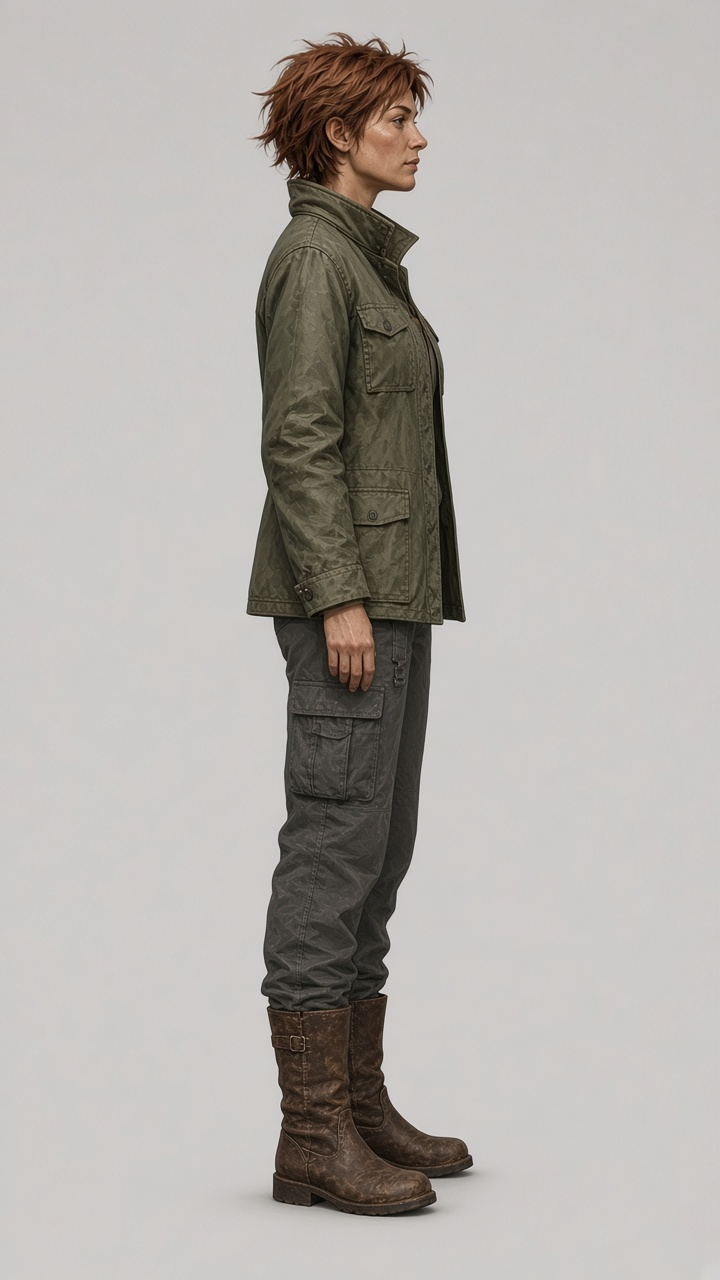
#> input picture prototypes/lifelike/src/rig_side.jpg, 720 x 1280 px, found by its file name
$ python cut_body.py
#> lines starting #> are read from the running program, lines starting #| are printed output that depends on the picture; after the words box and inside, x2 and y2 are one past the last pixel; in counts of white or black regions, pixels touching at a corner belong together
"""Cut the AI side-view (src/rig_side.jpg) into rig parts, fill what each cut hides,
pack an atlas. Outputs prototype/body-atlas.webp + prototype/body-rig.json and
work/cut_*.png debug views. All coordinates below are source pixels (720x1280)."""
import json
import numpy as np
import cv2
from PIL import Image, ImageDraw
from scipy import ndimage

SRC = 'src/rig_side.jpg'
S = 0.5  # atlas scale
rgb = np.array(Image.open(SRC).convert('RGB')).astype(np.float32)
H, W = rgb.shape[:2]
#> H = 1280; W = 720


def fg_mask(a):
    bg = np.median(np.concatenate([a[:20].reshape(-1, 3), a[-20:].reshape(-1, 3), a[:, :20].reshape(-1, 3)]), 0)
#> bg = [204, 202, 200]
    d = np.sqrt(((a - bg) ** 2).sum(-1))
    m = d > 16
#> m: shape (1280, 720) bool; 20% white; 221 white regions (203 under 20 px), largest, box (x1, y1, x2, y2) and area: (237, 32, 491, 1225) 182204, (643, 10, 687, 40) 597, (614, 31, 641, 50) 114
    m = ndimage.binary_opening(m, iterations=2)
#> m: shape (1280, 720) bool; 19.7% white; 7 white regions (4 under 20 px), largest, box (x1, y1, x2, y2) and area: (237, 32, 491, 1225) 181422, (645, 16, 678, 38) 462, (707, 0, 720, 8) 57
    lab, n = ndimage.label(m)
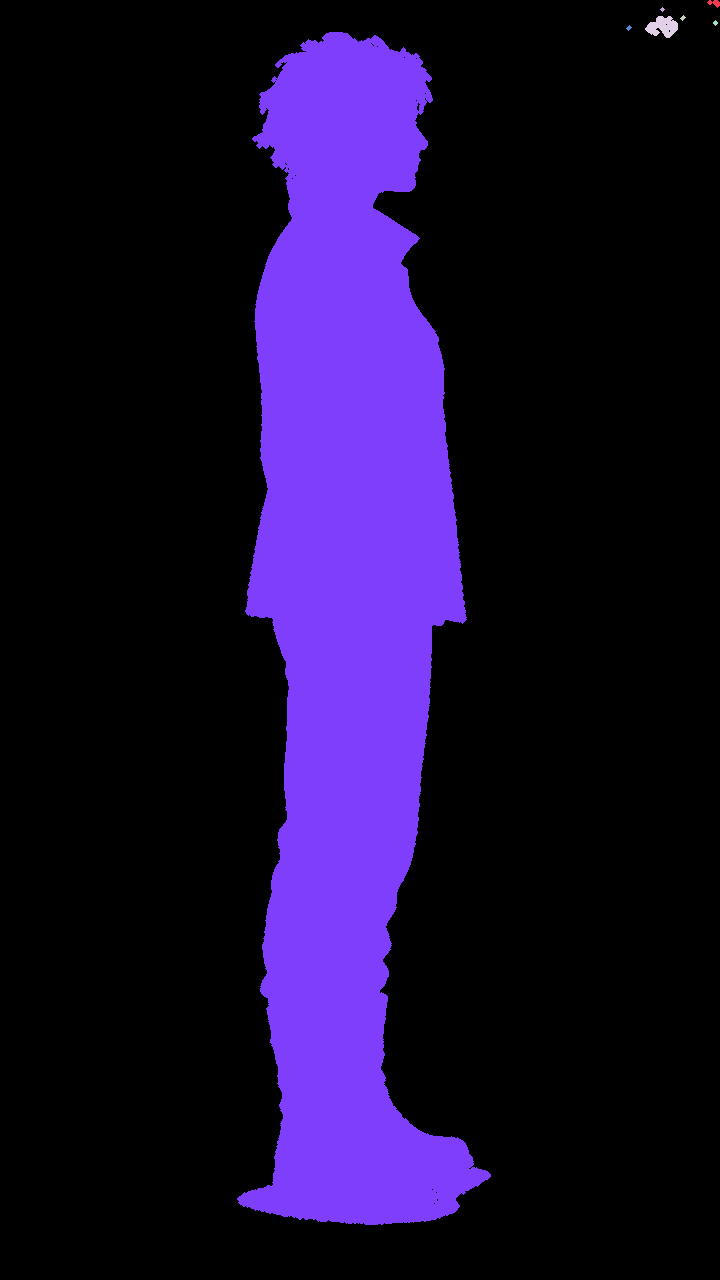
#> lab: shape (1280, 720) int32; 8 distinct labels, from 0 to 7; one colour per label, 0 black
#> n = 7
    sizes = ndimage.sum(m, lab, range(1, n + 1))
#> sizes = [57, 13, 18, 462, 18, 18, 181422]
    m = lab == (1 + int(np.argmax(sizes)))
#> m: shape (1280, 720) bool; 19.7% white; 1 white region, box (x1, y1, x2, y2) and area: (237, 32, 491, 1225) 181422
    m = ndimage.binary_fill_holes(m)
#> m: shape (1280, 720) bool; 19.7% white; 1 white region, box (x1, y1, x2, y2) and area: (237, 32, 491, 1225) 181465
    soft = np.clip((d - 10) / 14, 0, 1) * ndimage.binary_dilation(m, iterations=2)
    return m, soft


FG, SOFT = fg_mask(rgb)


def poly(pts):
    im = Image.new('L', (W, H), 0)
#> im: PIL image 720x1280 L; every value is 0
    ImageDraw.Draw(im).polygon([tuple(p) for p in pts], fill=255)
#> im: PIL image 720x1280 L; 11.3% white; 1 white region, box (x1, y1, x2, y2) and area: (230, 193, 481, 633) 104144
    return np.array(im) > 0


def patch(img, hole, dx=0, dy=0):
    """copy a shifted block of the same image into the hole (keeps cloth texture)"""
    out = img.copy()
    ys, xs = np.nonzero(hole)
    sy = np.clip(ys + dy, 0, H - 1)
    sx = np.clip(xs + dx, 0, W - 1)
    out[ys, xs] = img[sy, sx]
    return out


def row_fill(img, hole, margin=4):
    """per row: copy the pixels just right of the hole into it (hole width + margin)"""
    out = img.copy()
    for y in np.nonzero(hole.any(1))[0]:
        xs = np.nonzero(hole[y])[0]
        L = xs.max() - xs.min() + margin
        out[y, xs] = img[y, np.clip(xs + L, 0, W - 1)]
    return out


def heal(img, hole, r=5):
    """cv2 Telea inpaint over a thin band on the hole border to hide the patch seam"""
    band = ndimage.binary_dilation(hole, iterations=2) & ~ndimage.binary_erosion(hole, iterations=2)
    u8 = np.clip(img, 0, 255).astype(np.uint8)
    return cv2.inpaint(u8, band.astype(np.uint8) * 255, r, cv2.INPAINT_TELEA).astype(np.float32)


P = {
    'torso': dict(pivot=(345, 640), poly=[(230, 213), (290, 213), (290, 193), (380, 193), (385, 222), (480, 222), (480, 600), (470, 632), (240, 632)]),
    'head': dict(pivot=(340, 212), poly=[(120, 0), (600, 0), (600, 240), (385, 240), (380, 193), (290, 193), (290, 213), (120, 213)]),
    'armU': dict(pivot=(292, 262), poly=[(240, 226), (330, 232), (344, 448), (248, 452)]),
    'armL': dict(pivot=(294, 440), poly=[(246, 424), (344, 420), (350, 520), (352, 596), (380, 606), (384, 660), (370, 698), (340, 702), (320, 684), (316, 614), (250, 614), (246, 520)]),
    'thighN': dict(pivot=(318, 645), poly=[(248, 600), (385, 600), (382, 880), (262, 892)]),
    'shinN': dict(pivot=(318, 880), poly=[(255, 860), (382, 860), (376, 1000), (380, 1135), (266, 1135), (262, 1000)]),
    'footN': dict(pivot=(322, 1140), poly=[(262, 1118), (380, 1118), (405, 1140), (452, 1166), (454, 1216), (262, 1216)]),
    'thighF': dict(pivot=(395, 645), poly=[(345, 600), (442, 600), (432, 880), (352, 880)]),
    'shinF': dict(pivot=(378, 880), poly=[(335, 860), (422, 860), (408, 1000), (408, 1110), (350, 1110), (340, 1000)]),
    'footF': dict(pivot=(380, 1118), poly=[(345, 1092), (410, 1092), (445, 1128), (488, 1150), (488, 1184), (345, 1184)]),
}
M = {k: poly(v['poly']) for k, v in P.items()}
#> in poly (call 2), `ImageDraw.Draw(im).polygon([tuple(p) for p in pts], fill=255)`: im: PIL image 720x1280 L; 11.6% white; 1 white region, box (x1, y1, x2, y2) and area: (120, 0, 601, 241) 107001
#> in poly (call 3), `ImageDraw.Draw(im).polygon([tuple(p) for p in pts], fill=255)`: im: PIL image 720x1280 L; 2.3% white; 1 white region, box (x1, y1, x2, y2) and area: (240, 226, 345, 453) 20768
#> in poly (call 4), `ImageDraw.Draw(im).polygon([tuple(p) for p in pts], fill=255)`: im: PIL image 720x1280 L; 2.8% white; 1 white region, box (x1, y1, x2, y2) and area: (246, 420, 385, 703) 25414
#> in poly (call 5), `ImageDraw.Draw(im).polygon([tuple(p) for p in pts], fill=255)`: im: PIL image 720x1280 L; 4% white; 1 white region, box (x1, y1, x2, y2) and area: (248, 600, 386, 893) 37144
#> in poly (call 6), `ImageDraw.Draw(im).polygon([tuple(p) for p in pts], fill=255)`: im: PIL image 720x1280 L; 3.5% white; 1 white region, box (x1, y1, x2, y2) and area: (255, 860, 383, 1136) 32652
#> in poly (call 7), `ImageDraw.Draw(im).polygon([tuple(p) for p in pts], fill=255)`: im: PIL image 720x1280 L; 1.8% white; 1 white region, box (x1, y1, x2, y2) and area: (262, 1118, 455, 1217) 17003
#> in poly (call 8), `ImageDraw.Draw(im).polygon([tuple(p) for p in pts], fill=255)`: im: PIL image 720x1280 L; 2.7% white; 1 white region, box (x1, y1, x2, y2) and area: (345, 600, 443, 881) 25141
#> in poly (call 9), `ImageDraw.Draw(im).polygon([tuple(p) for p in pts], fill=255)`: im: PIL image 720x1280 L; 2% white; 1 white region, box (x1, y1, x2, y2) and area: (335, 860, 423, 1111) 18094
#> in poly (call 10), `ImageDraw.Draw(im).polygon([tuple(p) for p in pts], fill=255)`: im: PIL image 720x1280 L; 1.2% white; 1 white region, box (x1, y1, x2, y2) and area: (345, 1092, 489, 1185) 10701
#> M = 10 items
M['head'] &= ~M['torso']
arm = M['armU'] | M['armL']
#> arm: shape (1280, 720) bool; 4.7% white; 1 white region, box (x1, y1, x2, y2) and area: (240, 226, 385, 703) 43470

tex = {}
alpha = {}
# torso: arm hides most of the jacket's back half -> copy the cloth just right of the arm,
# row by row; where that source is background (collar, hem) fall back to Telea inpaint
hole = arm & M['torso'] & (np.arange(H)[:, None] > 236) & (np.arange(H)[:, None] < 634)
#> hole: shape (1280, 720) bool; 4.2% white; 1 white region, box (x1, y1, x2, y2) and area: (240, 237, 383, 633) 38781
t = row_fill(rgb, hole, margin=4)
#> the loop in row_fill, `for y in np.nonzero(hole.any(1))[0]:` made 396 passes
#> L on passes 1 to 3: 94, 94, 94
#> after the loop in row_fill, `for y in np.nonzero(hole.any(1))[0]:`:
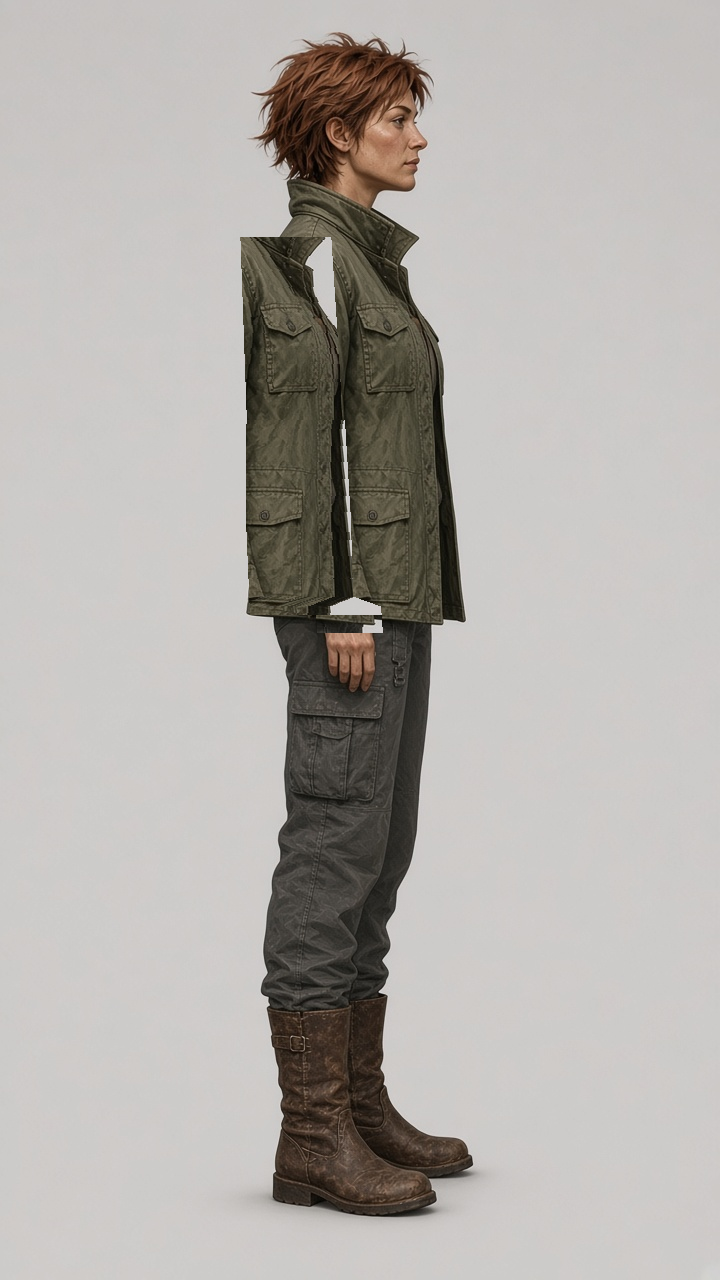
#> out: shape (1280, 720, 3) float32; mean R, G, B 179.4, 174.5, 170.4
srcok = row_fill(np.dstack([FG.astype(np.float32)] * 3), hole, margin=4)[..., 0] > 0.5
#> call 2 of row_fill, with margin = 4
#> the loop in row_fill (call 2), `for y in np.nonzero(hole.any(1))[0]:` made 396 passes
#> after the loop in row_fill (call 2), `for y in np.nonzero(hole.any(1))[0]:`:
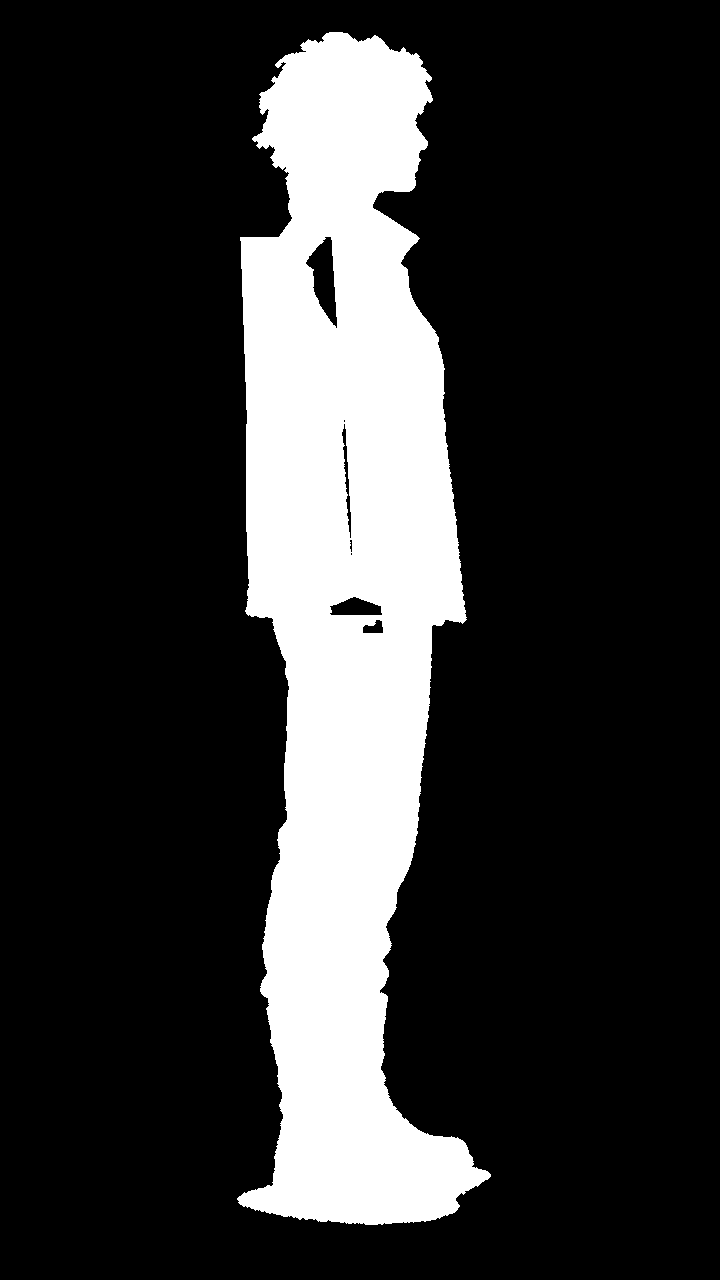
#> out: shape (1280, 720, 3) float32; values 0 (black) and 1 (white), 20% white; 1 white region, box (x1, y1, x2, y2) and area: (237, 32, 491, 1225) 184093
bad = hole & ~srcok
#> bad: shape (1280, 720) bool; 0.29% white; 7 white regions (3 under 20 px), largest, box (x1, y1, x2, y2) and area: (306, 237, 337, 328) 1474, (330, 597, 382, 615) 663, (342, 424, 351, 538) 310, (363, 620, 383, 633) 179
t = cv2.inpaint(np.clip(t, 0, 255).astype(np.uint8), bad.astype(np.uint8) * 255, 7, cv2.INPAINT_TELEA).astype(np.float32)
t = heal(t, hole)
#> in heal, `band = ndimage.binary_dilation(hole, iterations=2) & ~ndimage.binary_e..`: band: shape (1280, 720) bool; 0.45% white; 1 white region, box (x1, y1, x2, y2) and area: (238, 235, 385, 635) 4116
tex['torso'] = t
alpha['torso'] = M['torso'] * SOFT
# head: neck extension under the collar -> copy neck skin downward
t = rgb.copy()
neck = poly([(318, 186), (362, 180), (366, 240), (318, 240)]) & (np.arange(H)[:, None] > 192)
#> in poly (call 11), `ImageDraw.Draw(im).polygon([tuple(p) for p in pts], fill=255)`: im: PIL image 720x1280 L; 0.29% white; 1 white region, box (x1, y1, x2, y2) and area: (318, 180, 367, 241) 2713
#> neck: shape (1280, 720) bool; 0.25% white; 1 white region, box (x1, y1, x2, y2) and area: (318, 193, 367, 241) 2277
neck &= np.roll(FG, 26, 0)
t = patch(t, neck, dy=-26)
#> in patch, `ys, xs = np.nonzero(hole)`: ys = 2277 values from 193 to 240; xs = 2277 values, max 366 at index 1933, min 318 at index 0, mean 341.2
#> in patch, `sy = np.clip(ys + dy, 0, H - 1)`: sy = 2277 values from 167 to 214
#> in patch, `sx = np.clip(xs + dx, 0, W - 1)`: sx has the same summary as xs
#> in patch, `out[ys, xs] = img[sy, sx]`: out: shape (1280, 720, 3) float32; mean R, G, B 180.3, 175.3, 171.3
t = heal(t, neck, 3)
#> call 2 of heal, with r = 3
#> in heal (call 2), `band = ndimage.binary_dilation(hole, iterations=2) & ~ndimage.binary_e..`:
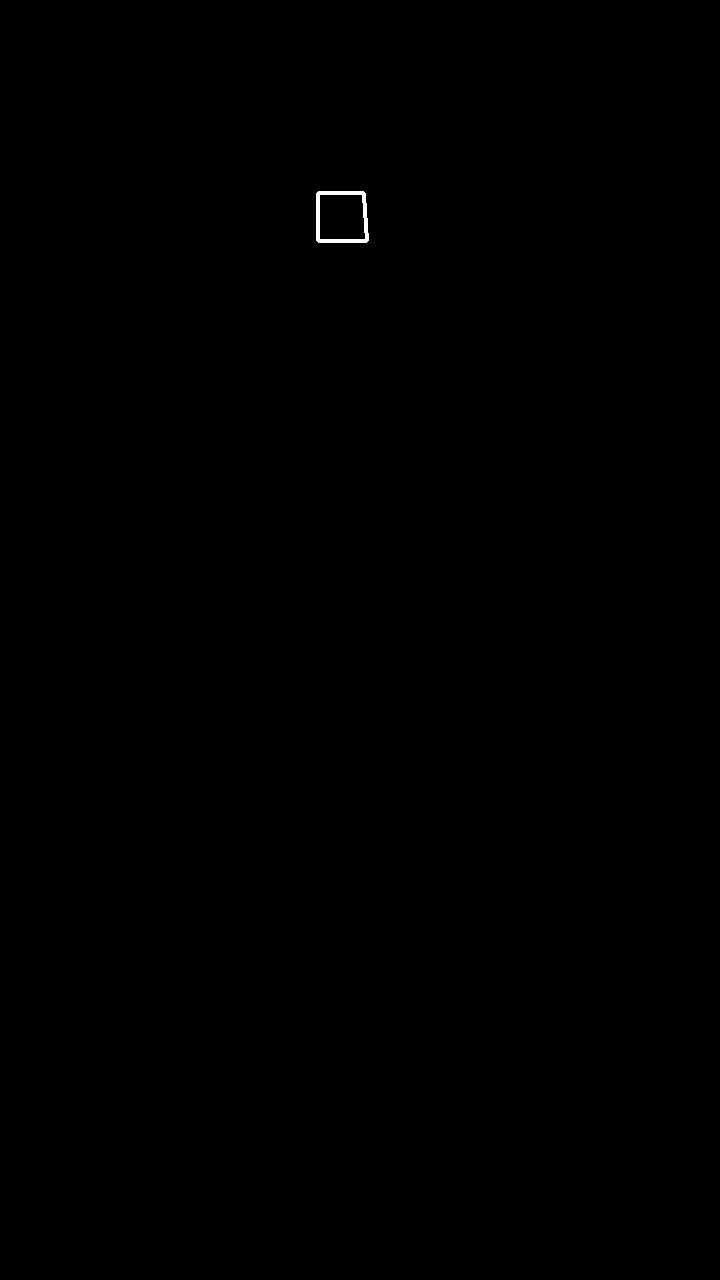
#> band: shape (1280, 720) bool; 0.08% white; 1 white region, box (x1, y1, x2, y2) and area: (316, 191, 369, 243) 752
tex['head'] = t
alpha['head'] = np.clip((M['head'] * SOFT) + neck, 0, 1)
for k in ('armU', 'armL'):
    tex[k] = rgb
    alpha[k] = M[k].astype(np.float32) * SOFT
#> after the loop, alpha = 4 items; tex = 4 items
# thighs: hand + jacket hem sit over the trousers -> fill hem rows from below, hand from the side
for k in ('thighN', 'thighF'):
    hem = M[k] & (np.arange(H)[:, None] < 636)
    h2 = M[k] & ndimage.binary_dilation(M['armL'] & (np.arange(H)[:, None] > 600), iterations=3)
    hh = hem | h2
    t = patch(rgb, hh, dy=112)
    t = heal(t, hh)
    sa = SOFT.copy()
    ys, xs = np.nonzero(hh)
    sa[ys, xs] = SOFT[np.clip(ys + 112, 0, H - 1), xs]
    tex[k] = t
    alpha[k] = M[k] * sa
#> after the loop, alpha = 6 items; tex = 6 items
for k in ('shinN', 'footN', 'shinF', 'footF'):
    tex[k] = rgb
    alpha[k] = M[k].astype(np.float32) * SOFT
#> after the loop, alpha = 10 items; tex = 10 items

# the hand sits over the trousers in the source: keep only skin below the cuff
R_, G_, B_ = rgb[..., 0], rgb[..., 1], rgb[..., 2]
skin = (R_ > G_ + 12) & (R_ > 85) & (R_ > B_ + 18)
skin = ndimage.binary_closing(ndimage.binary_opening(skin, iterations=1), iterations=2)
skin = ndimage.gaussian_filter(skin.astype(np.float32), 0.8)
below = np.arange(H)[:, None] > 606
alpha['armL'] = np.where(below, alpha['armL'] * np.clip(skin * 1.4, 0, 1), alpha['armL'])

# drop the baked floor shadow under the boots (light, desaturated pixels near the ground)
gray = rgb.mean(-1)
sat = rgb.max(-1) - rgb.min(-1)
shadow = (gray > 110) & (sat < 28) & (np.arange(H)[:, None] > 1160)
for k in ('footN', 'footF', 'shinN', 'shinF'):
    alpha[k] = alpha[k] * ~shadow

# whole-limb textures for the skinned-mesh approach (union, same fills)
union = {
    'legN': ['thighN', 'shinN', 'footN'],
    'legF': ['thighF', 'shinF', 'footF'],
    'arm': ['armU', 'armL'],
}
for name, ks in union.items():
    a = np.zeros((H, W), np.float32)
    t = rgb.copy()
    for k in ks:
        sel = alpha[k] > a
        t[sel] = tex[k][sel]
        a = np.maximum(a, alpha[k])
    tex[name], alpha[name] = t, a
#> after the loop, alpha = 13 items; tex = 13 items

order = ['torso', 'head', 'armU', 'armL', 'thighN', 'shinN', 'footN', 'thighF', 'shinF', 'footF', 'legN', 'legF', 'arm']
BG = np.median(np.concatenate([rgb[:20].reshape(-1, 3), rgb[:, :20].reshape(-1, 3)]), 0)
#> BG = [202, 200, 198]


def unmatte(t, a):
    # remove the grey studio background from soft edges, then choke alpha a little (no halo on dark bg)
    aa = np.maximum(a, 0.35)[..., None]
    c = (t - (1 - aa) * BG) / aa
    return np.where(a[..., None] > 0.02, c, t), np.clip((a - 0.3) / 0.7, 0, 1)


crops = {}
for k in order:
    tex[k], alpha[k] = unmatte(tex[k], alpha[k])
    a = alpha[k]
    ys, xs = np.nonzero(a > 0.02)
    x0, y0, x1, y1 = xs.min() - 2, ys.min() - 2, xs.max() + 3, ys.max() + 3
    x0, y0 = max(x0, 0), max(y0, 0)
    im = np.dstack([np.clip(tex[k][y0:y1, x0:x1], 0, 255), a[y0:y1, x0:x1] * 255]).astype(np.uint8)
    pim = Image.fromarray(im, 'RGBA')
    pim = pim.resize((max(1, round(pim.width * S)), max(1, round(pim.height * S))), Image.LANCZOS)
    crops[k] = (pim, x0, y0)
#> this loop made 13 passes
#> (x0, y0, x1, y1) on passes 1 to 12: (243, 191, 469, 635), (248, 29, 436, 243), (252, 227, 347, 454), (247, 418, 383, 692), (268, 598, 388, 894), (259, 858, 385, 1138), (271, 1116, 455, 1219), (343, 598, 435, 883), (333, 858, 414, 1113), (343, 1090, 475, 1187), (259, 598, 455, 1219), (333, 598, 475, 1187)
#> after the loop, crops = 13 items

# shelf pack
AW = 1024
x = y = rowh = 0
rects = {}
for k in sorted(order, key=lambda k: -crops[k][0].height):
    im = crops[k][0]
    if x + im.width + 2 > AW:
        x, y, rowh = 0, y + rowh + 2, 0
    rects[k] = (x, y, im.width, im.height)
    x += im.width + 2
    rowh = max(rowh, im.height)
#> after the loop, rects = 13 items; rowh = 310; x = 953; y = 0
AH = y + rowh
#> AH = 310
atlas = Image.new('RGBA', (AW, AH), (0, 0, 0, 0))
for k, (ax, ay, w, h) in rects.items():
    atlas.paste(crops[k][0], (ax, ay))
#> this loop made 13 passes
#> (k, ax, w, h) on passes 1 to 12: ('legN', 0, 98, 310), ('legF', 100, 71, 294), ('arm', 173, 68, 232), ('torso', 243, 113, 222), ('thighN', 358, 60, 148), ('thighF', 420, 46, 142), ('shinN', 468, 63, 140), ('armL', 533, 68, 137), ('shinF', 603, 40, 128), ('armU', 645, 48, 114), ('head', 695, 94, 107), ('footN', 791, 92, 52)
atlas.save('prototype/body-atlas.webp', quality=82, method=6)

rig = {'scale': S, 'ground': 1214 * S, 'parts': {}}
piv = {k: v['pivot'] for k, v in P.items()}
#> piv = 10 items
piv['legN'], piv['legF'], piv['arm'] = piv['thighN'], piv['thighF'], piv['armU']
for k in order:
    _, x0, y0 = crops[k]
    rig['parts'][k] = {
        'rect': rects[k],
        'origin': [x0 * S, y0 * S],  # top-left of the crop in model space
        'pivot': [piv[k][0] * S, piv[k][1] * S],
    }
#> this loop made 13 passes
#> (x0, y0) on passes 1 to 12: (243, 191), (248, 29), (252, 227), (247, 418), (268, 598), (259, 858), (271, 1116), (343, 598), (333, 858), (343, 1090), (259, 598), (333, 598)
#> after the loop, rig = 3 items
rig['joints'] = {k: [v[0] * S, v[1] * S] for k, v in piv.items()}
json.dump(rig, open('prototype/body-rig.json', 'w'), indent=1)

# debug: exploded view + reassembly
dbg = Image.new('RGB', (W * 2, H), (200, 200, 200))
ex = Image.new('RGBA', (W, H), (0, 0, 0, 0))
off = {'head': (0, -40), 'armU': (-110, 0), 'armL': (-110, 20), 'thighN': (-40, 30), 'shinN': (-40, 60), 'footN': (-40, 90),
       'thighF': (90, 30), 'shinF': (90, 60), 'footF': (90, 90), 'torso': (0, 0)}
for k in ['thighF', 'shinF', 'footF', 'torso', 'head', 'thighN', 'shinN', 'footN', 'armU', 'armL']:
    a = alpha[k]
    im = Image.fromarray(np.dstack([np.clip(tex[k], 0, 255), a * 255]).astype(np.uint8), 'RGBA')
    ex.alpha_composite(im, off[k])
dbg.paste(Image.fromarray(rgb.astype(np.uint8)), (0, 0))
dbg.paste(ex, (W, 0), ex)
dbg.save('work/cut_exploded.jpg', quality=85)
print('atlas', AW, AH, {k: rects[k] for k in order})
#> (printed output is left out)
